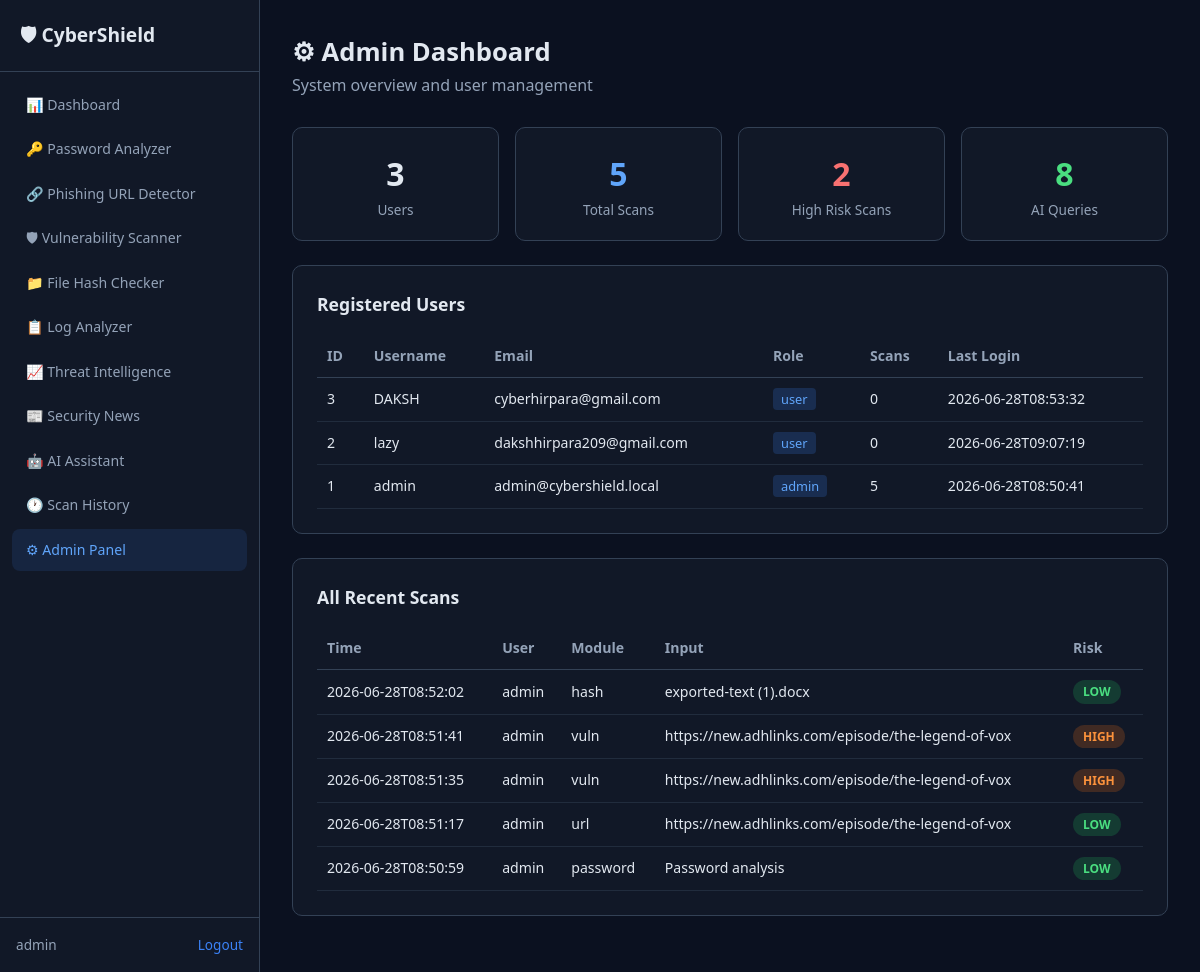
The page /admin (signed in) on the database its author committed.
### tables this page shows
CREATE TABLE users (
                id INTEGER PRIMARY KEY AUTOINCREMENT,
                username TEXT NOT NULL UNIQUE,
                email TEXT NOT NULL UNIQUE,
                password_hash TEXT NOT NULL,
                role TEXT NOT NULL DEFAULT 'user',
                created_at TEXT NOT NULL,
                last_login TEXT
            );

CREATE TABLE scan_history (
                id INTEGER PRIMARY KEY AUTOINCREMENT,
                user_id INTEGER NOT NULL,
                module TEXT NOT NULL,
                input_summary TEXT,
                result_json TEXT NOT NULL,
                risk_level TEXT NOT NULL,
                created_at TEXT NOT NULL,
                FOREIGN KEY (user_id) REFERENCES users(id)
            );

### app.py (the view)
@app.route("/admin")
@admin_required_page
def admin_dashboard(user):
    stats = admin_stats()
    users = get_all_users()
    recent = get_recent_scans(limit=15)
    threat = get_threat_stats()
    return render_template(
        "admin/dashboard.html",
        user=user,
        stats=stats,
        users=users,
        recent=recent,
        threat=threat,
    )

### app.py (called while the page is built)
@app.context_processor
def inject_globals():
    return {
        "project": {
            "title": project_info.PROJECT_TITLE,
            "subtitle": project_info.PROJECT_SUBTITLE,
            "student_name": project_info.STUDENT_NAME,
            "college_name": project_info.COLLEGE_NAME,
            "academic_year": project_info.ACADEMIC_YEAR,
        }
    }

def admin_required_page(view):
    @wraps(view)
    def wrapped(*args, **kwargs):
        try:
            verify_jwt_in_request()
            user_id = get_jwt_identity()
            user = get_user_by_id(int(user_id))
            if not user or user["role"] != "admin":
                flash("Admin access required.", "error")
                return redirect(url_for("dashboard"))
            return view(user, *args, **kwargs)
        except (JWTExtendedException, PyJWTError):
            return redirect(url_for("login"))
    return wrapped

### database.py (called while the page is built)
@contextmanager
def get_connection():
    conn = sqlite3.connect(DATABASE_PATH)
    conn.row_factory = sqlite3.Row
    try:
        yield conn
        conn.commit()
    finally:
        conn.close()

def get_user_by_id(user_id: int):
    with get_connection() as conn:
        row = conn.execute("SELECT * FROM users WHERE id = ?", (user_id,)).fetchone()
        return dict(row) if row else None

def get_recent_scans(limit: int = 10, user_id: int | None = None):
    with get_connection() as conn:
        if user_id:
            rows = conn.execute(
                """
                SELECT s.*, u.username FROM scan_history s
                JOIN users u ON u.id = s.user_id
                WHERE s.user_id = ? ORDER BY s.created_at DESC LIMIT ?
                """,
                (user_id, limit),
            ).fetchall()
        else:
            rows = conn.execute(
                """
                SELECT s.*, u.username FROM scan_history s
                JOIN users u ON u.id = s.user_id
                ORDER BY s.created_at DESC LIMIT ?
                """,
                (limit,),
            ).fetchall()
        return [dict(r) for r in rows]

def get_all_users():
    with get_connection() as conn:
        rows = conn.execute(
            """
            SELECT id, username, email, role, created_at, last_login,
            (SELECT COUNT(*) FROM scan_history WHERE user_id = users.id) as scan_count
            FROM users ORDER BY created_at DESC
            """
        ).fetchall()
        return [dict(r) for r in rows]

### templates/admin/dashboard.html (shortened to what this page needs)
{% extends "base.html" %}
{% from "layout_sidebar.html" import sidebar %}
{% block body %}
<div class="app-layout">
  {{ sidebar(user, 'admin') }}
  <main class="main-content">
    <header class="page-header"><h1>⚙ Admin Dashboard</h1><p>System overview and user management</p></header>
    <div class="stat-row">
      <div class="stat-card"><div class="stat-num">{{ stats.users }}</div><div class="stat-lbl">Users</div></div>
      <div class="stat-card accent-blue"><div class="stat-num">{{ stats.scans }}</div><div class="stat-lbl">Total Scans</div></div>
      <div class="stat-card accent-red"><div class="stat-num">{{ stats.high_risk }}</div><div class="stat-lbl">High Risk Scans</div></div>
      <div class="stat-card accent-green"><div class="stat-num">{{ stats.ai_messages }}</div><div class="stat-lbl">AI Queries</div></div>
    </div>
    <div class="panel">
      <h2>Registered Users</h2>
      <table class="data-table">
        <thead><tr><th>ID</th><th>Username</th><th>Email</th><th>Role</th><th>Scans</th><th>Last Login</th></tr></thead>
        <tbody>
          {% for u in users %}
          <tr>
            <td>{{ u.id }}</td><td>{{ u.username }}</td><td>{{ u.email }}</td>
            <td><span class="role-badge">{{ u.role }}</span></td>
            <td>{{ u.scan_count }}</td>
            <td>{{ u.last_login[:19] if u.last_login else '—' }}</td>
          </tr>
          {% endfor %}
        </tbody>
      </table>
    </div>
    <div class="panel">
      <h2>All Recent Scans</h2>
      <table class="data-table">
        <thead><tr><th>Time</th><th>User</th><th>Module</th><th>Input</th><th>Risk</th></tr></thead>
        <tbody>
          {% for s in recent %}
          <tr>
            <td>{{ s.created_at[:19] }}</td><td>{{ s.username }}</td><td>{{ s.module }}</td>
            <td>{{ s.input_summary[:50] }}</td>
            <td><span class="risk-badge risk-{{ s.risk_level }}">{{ s.risk_level }}</span></td>
          </tr>
          {% endfor %}
        </tbody>
      </table>
    </div>
  </main>
</div>
{% endblock %}

### templates/layout_sidebar.html
{% macro sidebar(user, active='') %}
<aside class="sidebar">
  <div class="sidebar-brand">🛡 CyberShield</div>
  <nav class="sidebar-nav">
    <a href="{{ url_for('dashboard') }}" class="{{ 'active' if active=='dashboard' else '' }}">📊 Dashboard</a>
    <a href="{{ url_for('module_page', module_name='password') }}" class="{{ 'active' if active=='password' else '' }}">🔑 Password Analyzer</a>
    <a href="{{ url_for('module_page', module_name='url') }}" class="{{ 'active' if active=='url' else '' }}">🔗 Phishing URL Detector</a>
    <a href="{{ url_for('module_page', module_name='vuln') }}" class="{{ 'active' if active=='vuln' else '' }}">🛡 Vulnerability Scanner</a>
    <a href="{{ url_for('module_page', module_name='hash') }}" class="{{ 'active' if active=='hash' else '' }}">📁 File Hash Checker</a>
    <a href="{{ url_for('module_page', module_name='logs') }}" class="{{ 'active' if active=='logs' else '' }}">📋 Log Analyzer</a>
    <a href="{{ url_for('module_page', module_name='threat-intel') }}" class="{{ 'active' if active=='threat-intel' else '' }}">📈 Threat Intelligence</a>
    <a href="{{ url_for('module_page', module_name='news') }}" class="{{ 'active' if active=='news' else '' }}">📰 Security News</a>
    <a href="{{ url_for('module_page', module_name='ai') }}" class="{{ 'active' if active=='ai' else '' }}">🤖 AI Assistant</a>
    <a href="{{ url_for('history') }}" class="{{ 'active' if active=='history' else '' }}">🕐 Scan History</a>
    {% if user.role == 'admin' %}
    <a href="{{ url_for('admin_dashboard') }}" class="{{ 'active' if active=='admin' else '' }}">⚙ Admin Panel</a>
    {% endif %}
  </nav>
  <div class="sidebar-user">
    <span>{{ user.username }}</span>
    <a href="{{ url_for('logout') }}">Logout</a>
  </div>
</aside>
{% endmacro %}

### static/css/style.css (style rules this page uses)
*, *::before, *::after { box-sizing: border-box; margin: 0; padding: 0; }
:root { --bg: #0b1120; --surface: #111827; --panel: #1e293b; --border: #334155; --text: #e2e8f0; --muted: #94a3b8; --accent: #3b82f6; --accent-hover: #2563eb; --success: #22c55e; --warning: #eab308; --danger: #ef4444; --radius: 10px; }
body { font-family: "Segoe UI", system-ui, sans-serif; background: var(--bg); color: var(--text); line-height: 1.6; }
a { color: var(--accent); text-decoration: none; }
.app-layout { display: flex; min-height: 100vh; }
.sidebar { width: 260px; background: var(--surface); border-right: 1px solid var(--border); display: flex; flex-direction: column; position: fixed; top: 0; bottom: 0; left: 0; z-index: 50; }
.sidebar-brand { padding: 20px; font-size: 1.2rem; font-weight: 700; border-bottom: 1px solid var(--border); }
.sidebar-nav { flex: 1; padding: 12px; overflow-y: auto; }
.sidebar-nav a { display: block; padding: 10px 14px; border-radius: 8px; color: var(--muted); font-size: 0.88rem; margin-bottom: 2px; }
.sidebar-nav a:hover, .sidebar-nav a.active { background: rgba(59,130,246,0.12); color: #60a5fa; }
.sidebar-user { padding: 16px; border-top: 1px solid var(--border); display: flex; justify-content: space-between; font-size: 0.85rem; color: var(--muted); }
.main-content { margin-left: 260px; flex: 1; padding: 32px; min-height: 100vh; }
.page-header { margin-bottom: 28px; }
.page-header h1 { font-size: 1.6rem; }
.page-header p { color: var(--muted); }
.panel { background: var(--surface); border: 1px solid var(--border); border-radius: var(--radius); padding: 24px; margin-bottom: 24px; }
.panel h2 { font-size: 1.1rem; margin-bottom: 16px; }
.stat-row { display: grid; grid-template-columns: repeat(auto-fit, minmax(180px, 1fr)); gap: 16px; margin-bottom: 24px; }
.stat-card { background: var(--surface); border: 1px solid var(--border); border-radius: var(--radius); padding: 20px; text-align: center; }
.stat-num { font-size: 2rem; font-weight: 700; }
.stat-lbl { color: var(--muted); font-size: 0.85rem; }
.accent-blue .stat-num { color: #60a5fa; }
.accent-green .stat-num { color: #4ade80; }
.accent-red .stat-num { color: #f87171; }
.risk-badge { display: inline-block; padding: 2px 10px; border-radius: 999px; font-size: 0.75rem; font-weight: 700; text-transform: uppercase; }
.risk-low { background: rgba(34,197,94,0.2); color: #4ade80; }
.risk-high { background: rgba(249,115,22,0.2); color: #fb923c; }
.role-badge { background: rgba(59,130,246,0.2); color: #60a5fa; padding: 2px 8px; border-radius: 4px; font-size: 0.8rem; }
.data-table { width: 100%; border-collapse: collapse; font-size: 0.88rem; }
.data-table th { text-align: left; padding: 10px; border-bottom: 1px solid var(--border); color: var(--muted); }
.data-table td { padding: 10px; border-bottom: 1px solid rgba(51,65,85,0.5); }

### rows shown on the page
users: username "admin", id "1", email "admin@cybershield.local", role "admin", scan_count "5", last_login "2026-06-28T08:50:41"
users: id "3", username "DAKSH", email "cyberhirpara@gmail.com", role "user", scan_count "0", last_login "2026-06-28T08:53:32"
users: id "2", username "lazy", email "dakshhirpara209@gmail.com", role "user", scan_count "0", last_login "2026-06-28T09:07:19"
scan_history: created_at "2026-06-28T08:52:02", username "admin", module "hash", input_summary "exported-text (1).docx", risk_level "LOW"
scan_history: created_at "2026-06-28T08:51:41", username "admin", module "vuln", input_summary "https://new.adhlinks.com/episode/the-legend-of-vox", risk_level "HIGH"
scan_history: created_at "2026-06-28T08:51:35", username "admin", module "vuln", input_summary "https://new.adhlinks.com/episode/the-legend-of-vox", risk_level "HIGH"
scan_history: created_at "2026-06-28T08:51:17", username "admin", module "url", input_summary "https://new.adhlinks.com/episode/the-legend-of-vox", risk_level "LOW"
scan_history: created_at "2026-06-28T08:50:59", username "admin", module "password", input_summary "Password analysis", risk_level "LOW"

### other values the page prints
{{ stats.users }} "3"
{{ stats.scans }} "5"
{{ stats.high_risk }} "2"
{{ stats.ai_messages }} "8"
